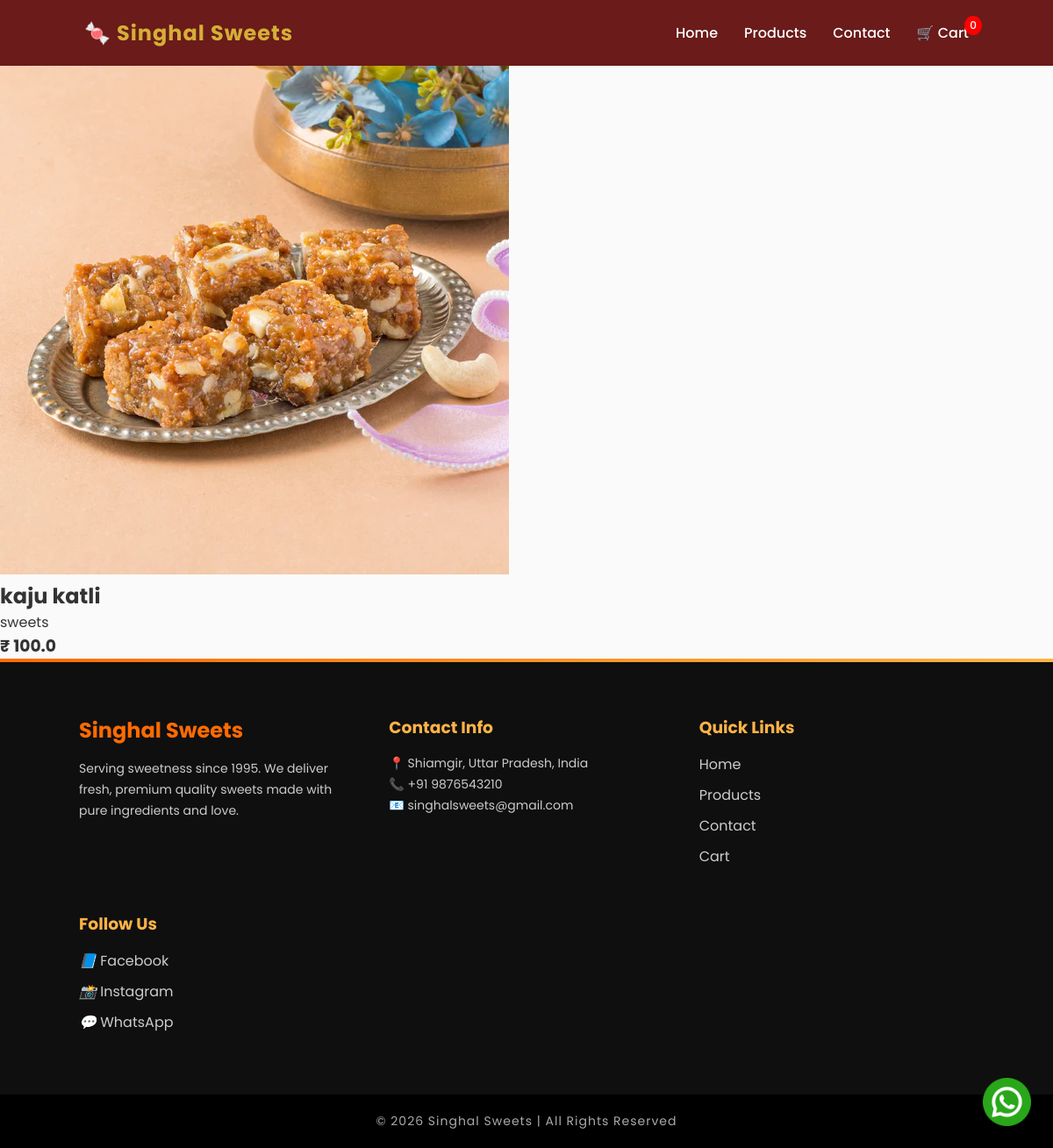
/product/1/, run on the app's committed database.
### website/models.py (models this page shows, shortened)
class Product(models.Model):
    name = models.CharField(max_length=200)
    description = models.TextField()
    price = models.FloatField()
    image = models.ImageField(upload_to='products/')

### website/views.py (the view)
# urls.py: path('product/<int:id>/', views.product_detail, name="product_detail"),
def product_detail(request, id):
    product = get_object_or_404(Product, id=id)
    return render(request, "product_detail.html", {"product": product})

### website/context_processors.py (called while the page is built)
def cart_item_count(request):
    if request.user.is_authenticated:
        cart = Cart.objects.filter(user=request.user).first()
        if cart:
            count = CartItem.objects.filter(cart=cart).count()
            return {'cart_count': count}
    return {'cart_count': 0}

### website/templates/product_detail.html
{% extends 'base.html' %}
{% block content %}
<div class="product-detail">
    <img src="{{ product.image.url }}" alt="{{ product.name }}">
    <div>
        <h2>{{ product.name }}</h2>
        <p>{{ product.description }}</p>
        <h3>₹ {{ product.price }}</h3>
    </div>
</div>
{% endblock %}

### website/static/css/style.css (style rules this page uses)
:root { --maroon: #6a1b1a; --gold: #d4af37; --cream: #fff8e7; --dark: #2b0f0f; }
body { margin: 0; font-family: 'Poppins', sans-serif; background-color: var(--cream); color: #333; }
* { margin: 0; padding: 0; box-sizing: border-box; }
body { font-family: 'Poppins', sans-serif; background: #fafafa; }
html { scroll-behavior: smooth; }

### data on the page
Product: image (picture), name "kaju katli", description "sweets", price "100.0"

### other printed values
{{ request.user.cart.cartitem_set.count|default:0 }} "0"
